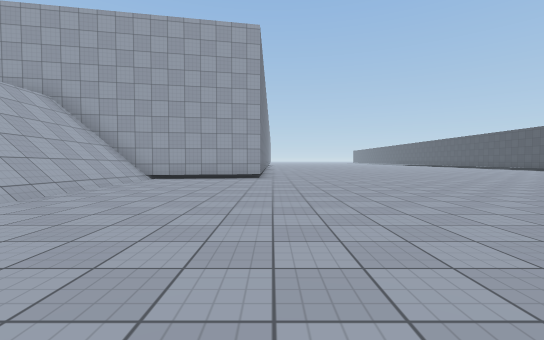
view 1 (above)

24 first-person views from a walk through a 3-D level made in the Unity game engine. The camera is 1.2 m above the floor, tilts 2° down and sees 90° across. The floor is counted in squares, 2 m on a side. Each view is taken from the middle of a square. On the plan, view 1 faces up. The plan holds only what a view shows up to about 9 squares ahead; the rest is blank. The place goes on beyond the plan. Surface patterns are stand-ins for the level's own textures.

view 2
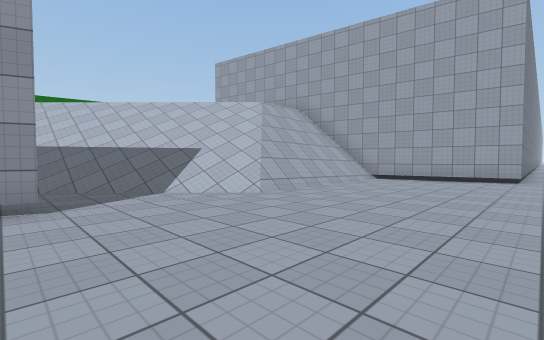

view 3
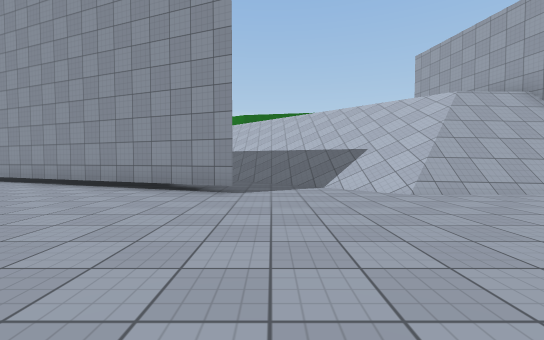

view 4
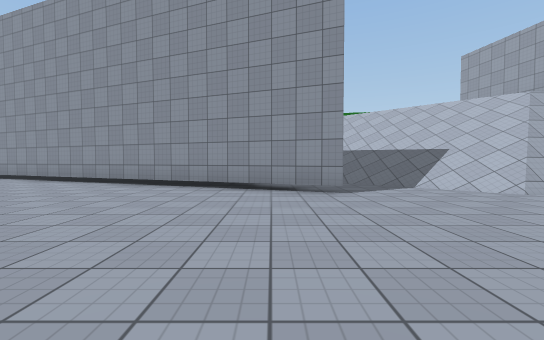

view 5
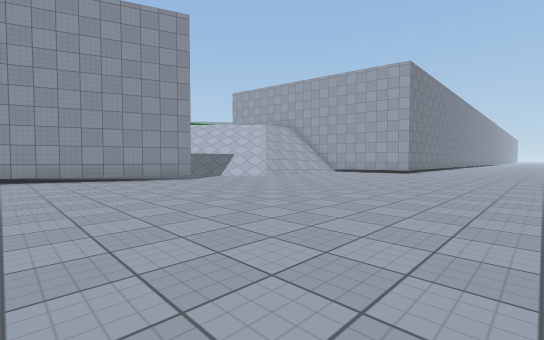

view 6
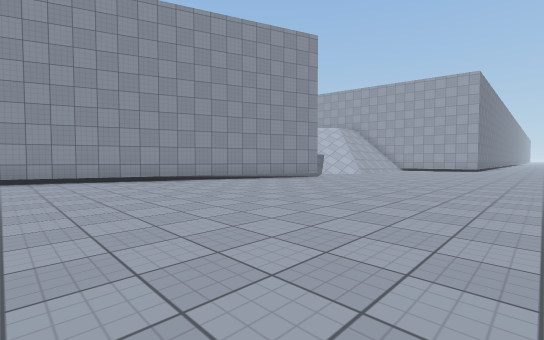

view 7
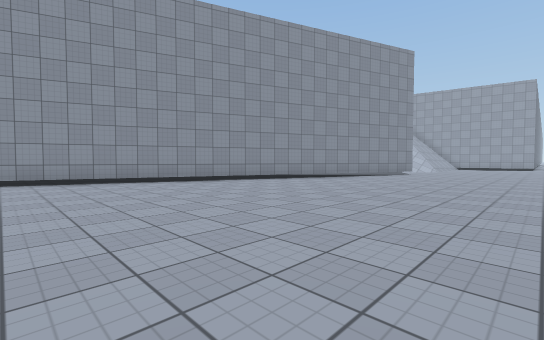

view 8
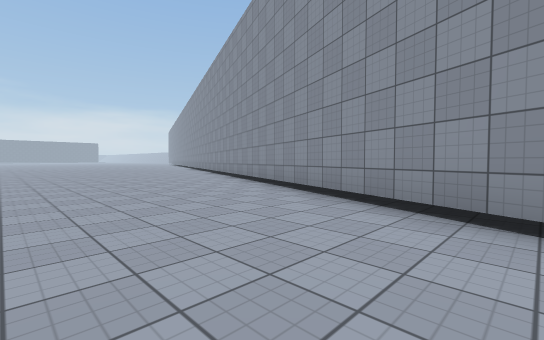

view 9
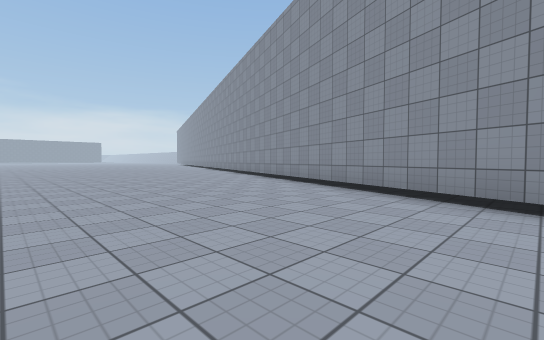

view 10
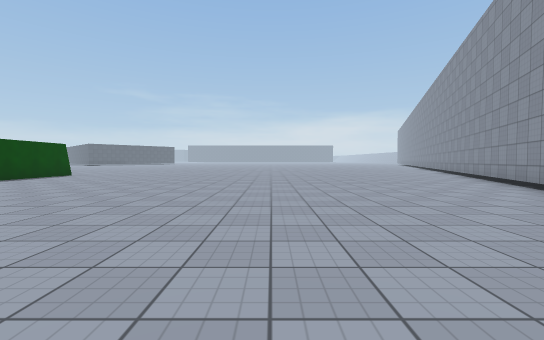

view 11
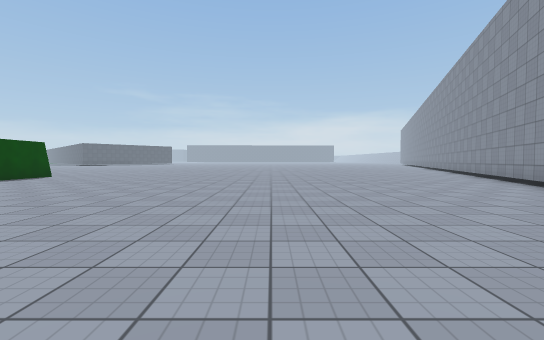

view 12
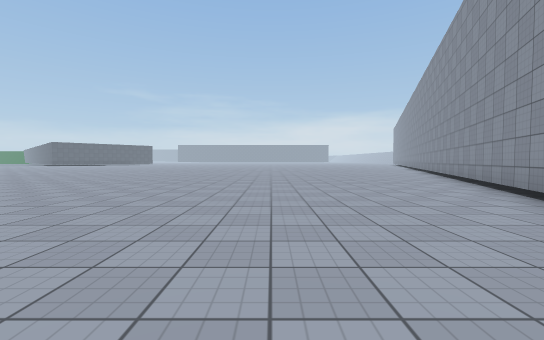

view 13
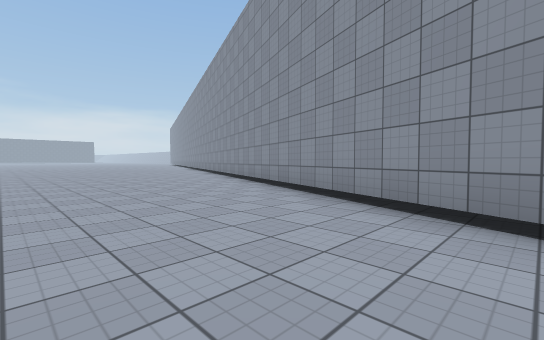

view 14
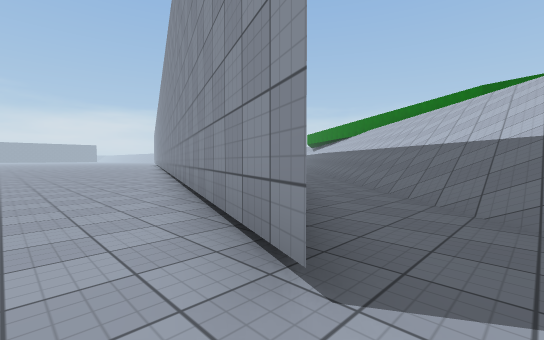

view 15
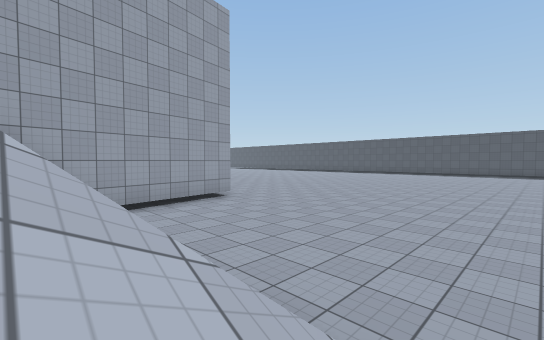

view 16
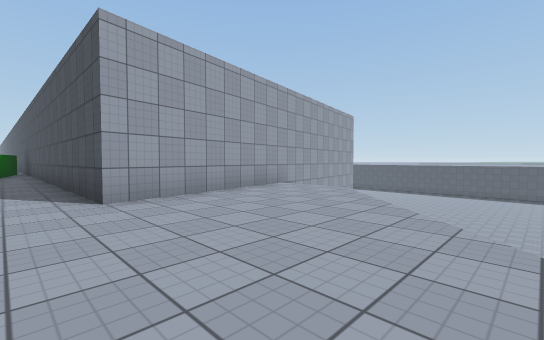

view 17
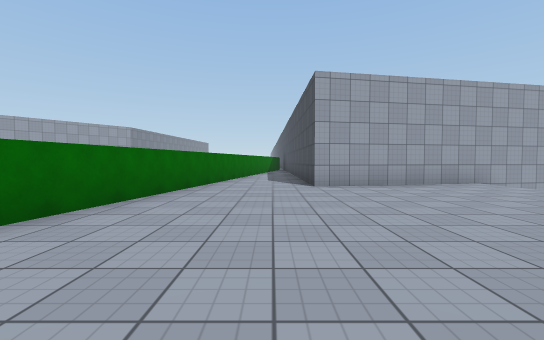

view 18
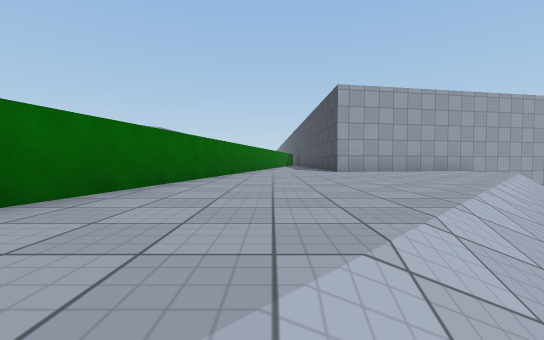

view 19
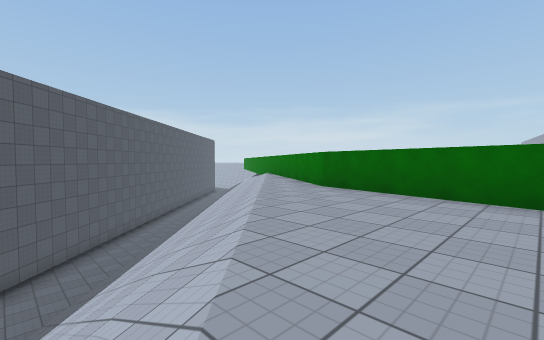

view 20
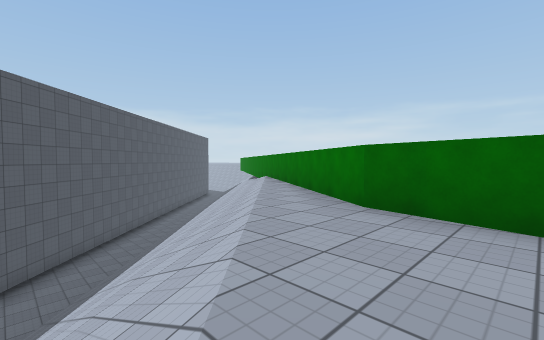

view 21
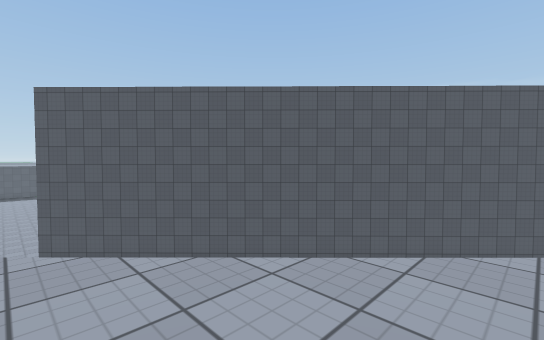

view 22
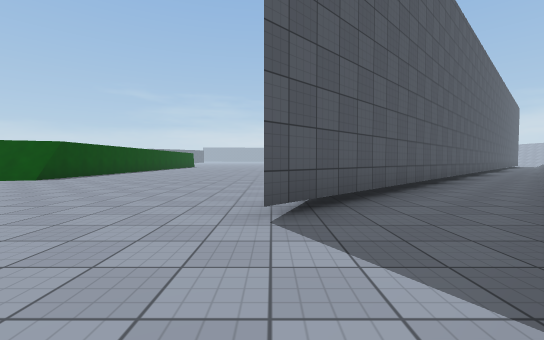

view 23
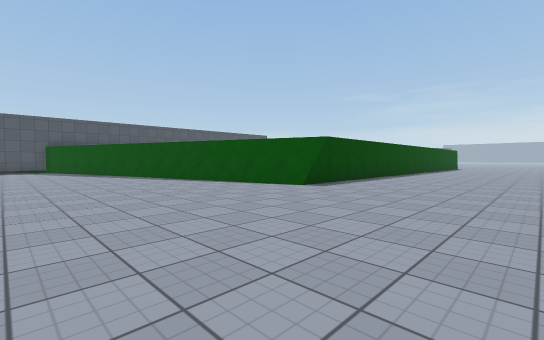

view 24
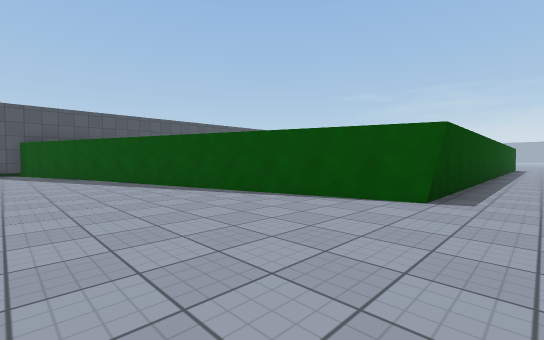

### Floor plan
Key: @ floor where view 1 was taken; # wall or solid block; . main floor; : floor 5 m higher than the main floor; / step, stairs or slope; ^ raised ledge.
Columns run from 15 left of view 1 to 14 right of it. Each row starts with its distance up from view 1.
  9  ^::#    ######.........
  8  ^::######//............
  7  ^:::::::///...........
  6  ^:::::::///..........
  5  ^::::::////..........
  4 ^:::::://///...........
  3 ^::::://////...........
  2 ^:::://////.........
  1 ^::://////..........
  0 ^:://////.##...@...........
 -1 #://////..#...................
 -2 ///////..##..................#
 -3 //////..###...............####
 -4 /////..###.............####
 -5 ////..####.........#####
 -6 ///..## #.........###
 -7 //..##  #.........#
 -8 /..##  ##.........#
 -9 ..##   #..........#
-10  ##   ##..........#
-11       #......... .#
-12       #......... .#
-13      ##......
-14      #........
-15      #.........
-16     ##..........
-17     #............
-18    ##.............
-19    #..............#
-20    #..............#
-21   ##..............#
-22   #..............
-23   #..............

Positions as (right, up) in squares from view 1, and headings:
1: (0, 0), facing up
2: (0, 0), facing up-left
3: (1, 1), facing left
4: (1, -1), facing left
5: (4, -4), facing up-left
6: (2, -8), facing up-left
7: (0, -12), facing up-left
8: (-5, -10), facing down-left
9: (-5, -13), facing down-left
10: (-5, -11), facing down
11: (-5, -12), facing down
12: (-7, -14), facing down
13: (-7, -15), facing down-left
14: (-3, 1), facing down-left
15: (-5, 3), facing up-right
16: (-12, 3), facing up-right
17: (-12, 1), facing up
18: (-13, -1), facing up
19: (-10, 3), facing down-left
20: (-12, 1), facing down-left
21: (-14, 1), facing down-right
22: (-4, 3), facing down
23: (-1, 0), facing down-right
24: (2, -1), facing down-right
